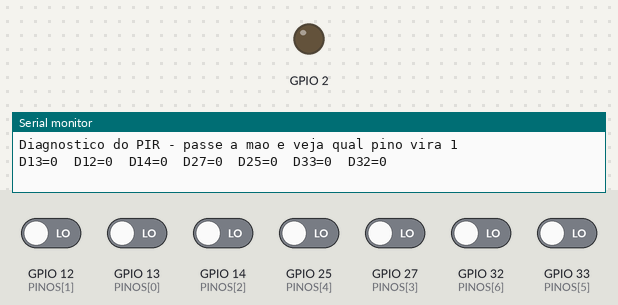
The sketch below on a simulated ESP32. Shown: output pins drawn as LEDs (lit = HIGH), the last lines printed to the serial monitor. The test bench sets the inputs (shaded band); at power-on: GPIO 12 (PINOS[1]), GPIO 13 (PINOS[0]), GPIO 14 (PINOS[2]), GPIO 25 (PINOS[4]), GPIO 27 (PINOS[3]), GPIO 32 (PINOS[6]), GPIO 33 (PINOS[5]) LOW.

Above: at 1.7 s.
1.8 s: GPIO 12 (PINOS[1]) driven HIGH
At 2.8 s:
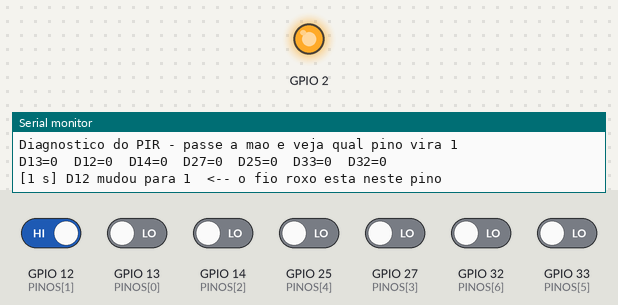
3.3 s: GPIO 12 (PINOS[1]) driven LOW
At 4.1 s:
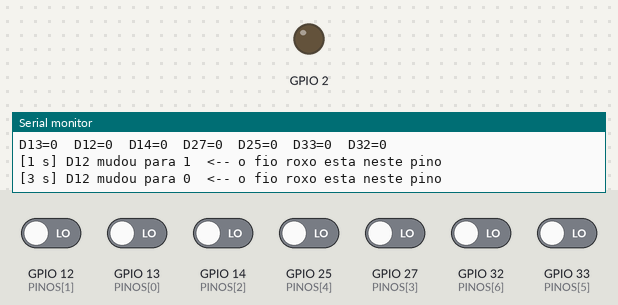
4.8 s: GPIO 13 (PINOS[0]) driven HIGH
At 5.4 s:
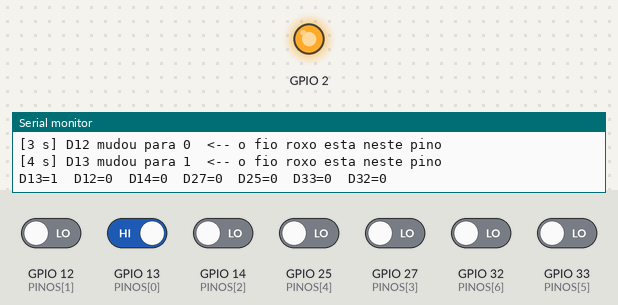
Timing chart, 0 to 7.8 s (numbered marks = the images above; inputs shaded):
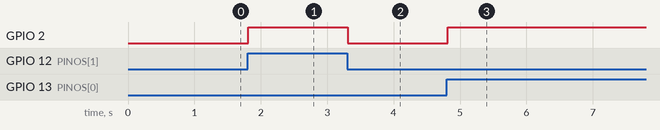

The sketch:

teste2b_pir_diagnostico.ino
```cpp
// DIAGNÓSTICO DO PIR - descobre em qual pino o fio roxo (OUT) está entrando
// Lê ao mesmo tempo D13, D12, D14, D27, D25, D33 e D32 e mostra quando algum muda.
// Monitor Serial em 115200. Não precisa esperar: já mostra tudo desde o início
// (mas o PIR só funciona direito depois de ~60 s ligado).

const int PINOS[] = {13, 12, 14, 27, 25, 33, 32};
const int N = sizeof(PINOS) / sizeof(PINOS[0]);
int ultimo[N];

void mostra() {
  for (int i = 0; i < N; i++) Serial.printf("D%d=%d  ", PINOS[i], digitalRead(PINOS[i]));
  Serial.println();
}

void setup() {
  Serial.begin(115200);
  pinMode(2, OUTPUT);
  for (int i = 0; i < N; i++) { pinMode(PINOS[i], INPUT_PULLDOWN); ultimo[i] = digitalRead(PINOS[i]); }
  delay(500);
  Serial.println("\nDiagnostico do PIR - passe a mao e veja qual pino vira 1");
  mostra();
}

void loop() {
  bool algumAlto = false;
  for (int i = 0; i < N; i++) {
    int v = digitalRead(PINOS[i]);
    if (v) algumAlto = true;
    if (v != ultimo[i]) {
      ultimo[i] = v;
      Serial.printf("[%lu s] D%d mudou para %d  <-- o fio roxo esta neste pino\n", millis() / 1000, PINOS[i], v);
    }
  }
  digitalWrite(2, algumAlto);            // LED azul acende se qualquer um estiver em 1
  static unsigned long t = 0;
  if (millis() - t >= 5000) { t = millis(); mostra(); }   // a cada 5 s, o estado de todos
  delay(50);
}
```

Measured:
- after the input at 1.8 s, GPIO 2: LOW → HIGH at once
- after the input at 3.3 s, GPIO 2: HIGH → LOW at once
- after the input at 4.8 s, GPIO 2: LOW → HIGH at once
